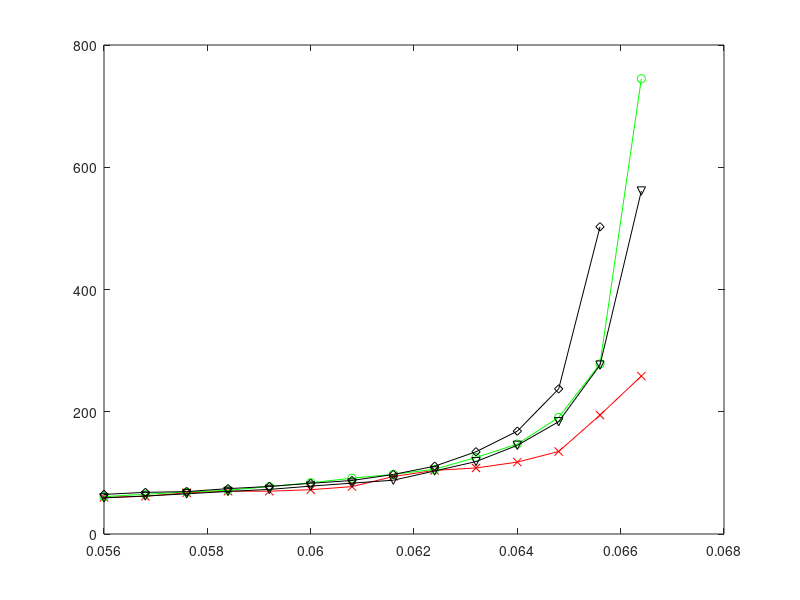

Write MATLAB code to recreate this figure. (Note: this script raises an error after producing the figure.)
% original dataset
% x_hotspot_lls=[50 60 70 71 72 73 74 75 76 77 78 79 80 81 82 83];
% y_hotspot_lls=[37.8799 44.3697 61.1399 64.983 68.7246 71.5522 77.5221 83.9154 91.3063 97.6281 105.898 125.11 147.144 190.76 278.279 744.78];
% y_hotspot_our=[38.6240 43.5814 59.9799 61.6392 67.4245 70.1286 70.0229 72.4589 77.5153 94.0970 104.087 108.009 117.630 134.979 194.581 258.362];
% y_hotspot_gen24=[44.3821 50.7703 64.7646 68.112 69.386 74.2208 77.7584 82.9139 87.5565 97.3654 110.951 134.549 168.266 237.406 502.648 2914.51];
% y_hotspot_gen48=[38.5054 44.4014 59.0521 62.1437 65.7396 69.6374 72.9387 78.3321 83.2053 87.9949 103.113 118.478 145.053 183.737 276.351 561.129];

% select dataset
x_hotspot=[70 71 72 73 74 75 76 77 78 79 80 81 82 83];
y_hotspot_lls=[61.1399 64.983 68.7246 71.5522 77.5221 83.9154 91.3063 97.6281 105.898 125.11 147.144 190.76 278.279 744.78];
y_hotspot_our=[59.9799 61.6392 67.4245 70.1286 70.0229 72.4589 77.5153 94.0970 104.087 108.009 117.630 134.979 194.581 258.362];
x_hotspot_gen24=[70 71 72 73 74 75 76 77 78 79 80 81 82];
y_hotspot_gen24=[64.7646 68.1120 69.3860 74.2208 77.7584 82.9139 87.5565 97.3654 110.951 134.549 168.266 237.406 502.648];
y_hotspot_gen48=[59.0521 62.1437 65.7396 69.6374 72.9387 78.3321 83.2053 87.9949 103.113 118.478 145.053 183.737 276.351 561.129];

plot(x_hotspot/1250,y_hotspot_our,'-xr');
hold on;
plot(x_hotspot/1250,y_hotspot_lls,'-og');
hold on;
plot(x_hotspot_gen24/1250,y_hotspot_gen24,'-dk');
hold on;
plot(x_hotspot/1250,y_hotspot_gen48,'-vk');
handle1=legend('AVCS(10,20)','DBM(12,24)','Gen(8,24)','Gen(8,48)',2);
handle2=xlabel('packet injection rate (flits/node/cycle)','fontsize',14);
handle3=ylabel('average latency','fontsize',14);
set(handle1,'FontSize',14);
set(handle2,'FontSize',18);
set(handle3,'FontSize',18);
print -depsc ../figures/hotspotlat.eps
close all


% original dataset
% x_random=[100 200 300 400 500 600 650 660 670 680 690 700 710 720 730 740];
% y_random_conv=[26.7294 28.4955 30.9055 34.5535 40.1457 50.3235 59.7503 61.9336 65.2177 68.2274 72.9955 77.3501 83.5315 91.4667 102.012 119.082];
% y_random_dynv=[26.7661 28.6834 31.0975 34.8232 40.8636 51.9077 63.3672 63.5293 68.3429 72.2493 77.2992 78.579 91.2319 102.146 117.301 129.169];
% x_random_gen48=[100 200 300 400 500 600 650 660 670 680 690 700 710 720 730 740];
% y_random_gen48=[27.9356 29.9053 32.6358 36.4544 42.3563 54.1759 65.6848 66.5190 71.8706 78.3828 83.5737 92.4897 105.769 109.522 185.26 400.035];
% x_random_gen24=[100 200 300 400 410 420];
% y_random_gen24=[35.9269 39.6776 46.3526 61.9918 161.509 6867.33];

%selected dataset
x_random=[100 200 300 400 500 600 650 660 670 680 690 700 710 720 730 740];
y_random_conv=[26.7294 28.4955 30.9055 34.5535 40.1457 50.3235 59.7503 61.9336 65.2177 68.2274 72.9955 77.3501 83.5315 91.4667 102.012 119.082];
y_random_dynv=[26.7661 28.6834 31.0975 34.8232 40.8636 51.9077 63.3672 63.5293 68.3429 72.2493 77.2992 78.579 91.2319 102.146 117.301 129.169];
x_random_gen48=[100 200 300 400 500 600 650 660 670 680 690 700 710 720 730];
y_random_gen48=[27.9356 29.9053 32.6358 36.4544 42.3563 54.1759 65.6848 66.5190 71.8706 78.3828 83.5737 92.4897 105.769 109.522 185.26];
x_random_gen24=[100 200 300 400 410];
y_random_gen24=[35.9269 39.6776 46.3526 61.9918 161.509];
plot(x_random/1250,y_random_conv,'-xr');
hold on;
plot(x_random/1250,y_random_dynv,'-og');
hold on;
plot(x_random_gen24/1250,y_random_gen24,'-dk');
hold on;
plot(x_random_gen48/1250,y_random_gen48,'-vk');

handle1=legend('AVCS(10,20)','DBM(12,24)','Gen(8,24)','Gen(8,48)',2);
handle2=xlabel('packet injection rate (flits/node/cycle)','fontsize',14)
handle3=ylabel('average latency','fontsize',14)
set(handle1,'FontSize',14);
set(handle2,'FontSize',18);
set(handle3,'FontSize',18);
print -depsc ../figures/randomlat.eps
close all

% original dataset
% x_transpose_llb=[100 200 300 310 320 330 340 350 360 370 380 390 400 410 420];
% y_transpose_llb=[29.6488 32.0144 37.8702 38.8827 40.5165 42.1186 43.7714 46.6 50.1125 54.9226 61.0754 72.394 98.556 139.782 2520.47];
% x_transpose_our=[100 200 300 310 320 330 340 350 360 370 380 390 400 410 420];
% y_transpose_our=[29.7195 32.5409 39.1933 40.3140 41.9181 43.6529 46.9100 48.5719 50.8715 57.0233 61.8454 76.1365 113.704 154.082 334.994];
% x_transpose_gen24=[100 150 200 250 300 310 320 330 340 350 360 370 380 390 395 400];
% y_transpose_gen24=[39.2330 41.0815 39.2330 47.2571 43.5749 52.9129 54.3610 56.4548 58.6926 61.6933 68.3618 76.7692 95.4228 140.609 256.074 1639.43];
% x_transpose_gen48=[100 200 300 310 320 330 340 350 360 370 380 390 400 410 420];
% y_transpose_gen48=[31.0177 33.6795 39.5720 40.5395 41.7321 43.0854 45.1338 47.0491 50.5962 54.8399 58.9542 68.9075 89.9563 164.321 2005.36];

%selected dataset
x_transpose_llb=[100 200 300 310 320 330 340 350 360 370 380 390 400 410];
y_transpose_llb=[29.6488 32.0144 37.8702 38.8827 40.5165 42.1186 43.7714 46.6 50.1125 54.9226 61.0754 72.394 98.556 139.782];
x_transpose_our=[100 200 300 310 320 330 340 350 360 370 380 390 400 410];
y_transpose_our=[29.7195 32.5409 39.1933 40.3140 41.9181 43.6529 46.9100 48.5719 50.8715 57.0233 61.8454 76.1365 113.704 154.082];
x_transpose_gen24=[100 150 250 310 320 330 340 350 360 370 380 390 395];
y_transpose_gen24=[39.2330 41.0815 47.2571 52.9129 54.3610 56.4548 58.6926 61.6933 68.3618 76.7692 95.4228 140.609 256.074];
x_transpose_gen48=[100 200 300 310 320 330 340 350 360 370 380 390 400 410];
y_transpose_gen48=[31.0177 33.6795 39.5720 40.5395 41.7321 43.0854 45.1338 47.0491 50.5962 54.8399 58.9542 68.9075 89.9563 164.321];

plot(x_transpose_our/1250,y_transpose_our,'-xr');
hold on;
plot(x_transpose_llb/1250,y_transpose_llb,'-og');
hold on;
plot(x_transpose_gen24/1250,y_transpose_gen24,'-dk');
hold on;
plot(x_transpose_gen48/1250,y_transpose_gen48,'-vk');

handle1=legend('AVCS(10,20)','DBM(12,24)','Gen(8,24)','Gen(8,48)',2);
handle2=xlabel('packet injection rate (flits/node/cycle)','fontsize',14)
handle3=ylabel('average latency','fontsize',14)
set(handle1,'FontSize',14);
set(handle2,'FontSize',18);
set(handle3,'FontSize',18);
print -depsc ../figures/transposelat.eps
